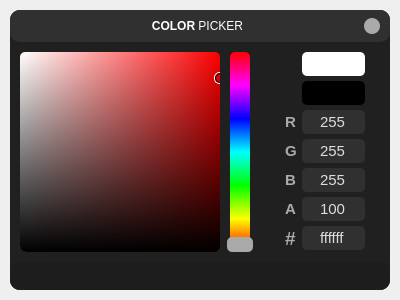
<?xml version="1.0" encoding="UTF-8"?>
<ui version="4.0">
 <class>ColorPicker</class>
 <widget class="QDialog" name="ColorPicker">
  <property name="geometry">
   <rect>
    <x>0</x>
    <y>0</y>
    <width>400</width>
    <height>300</height>
   </rect>
  </property>
  <property name="sizePolicy">
   <sizepolicy hsizetype="Preferred" vsizetype="Preferred">
    <horstretch>0</horstretch>
    <verstretch>0</verstretch>
   </sizepolicy>
  </property>
  <property name="minimumSize">
   <size>
    <width>400</width>
    <height>300</height>
   </size>
  </property>
  <property name="maximumSize">
   <size>
    <width>400</width>
    <height>300</height>
   </size>
  </property>
  <property name="windowTitle">
   <string>Form</string>
  </property>
  <property name="styleSheet">
   <string notr="true">QWidget{
	background-color: none;
}

/*  LINE EDIT */
QLineEdit{
	color: rgb(221, 221, 221);
	background-color: #303030;
	border: 2px solid #303030;
	border-radius: 5px;
	selection-color: rgb(16, 16, 16);
	selection-background-color: rgb(221, 51, 34);
	font-family: Segoe UI;
	font-size: 11pt;
}
QLineEdit::focus{
	border-color: #aaaaaa;
}

/* PUSH BUTTON */
QPushButton{
	border: 2px solid #aaa;
	border-radius: 5px;
	font-family: Segoe UI;
	font-size: 9pt;
	font-weight: bold;
	color: #ccc;
	width: 100px;
}
QPushButton:hover{
	border: 2px solid #aaa;
	color: #222;
	background-color: #aaa;
}
QPushButton:pressed{
	border: 2px solid #aaa;
	color: #222;
	background-color: #aaa;
}</string>
  </property>
  <layout class="QVBoxLayout" name="verticalLayout">
   <property name="spacing">
    <number>0</number>
   </property>
   <property name="leftMargin">
    <number>10</number>
   </property>
   <property name="topMargin">
    <number>10</number>
   </property>
   <property name="rightMargin">
    <number>10</number>
   </property>
   <property name="bottomMargin">
    <number>10</number>
   </property>
   <item>
    <widget class="QFrame" name="drop_shadow_frame">
     <property name="styleSheet">
      <string notr="true">QFrame{
background-color: #202020;
border-radius: 10px;
}</string>
     </property>
     <property name="frameShape">
      <enum>QFrame::StyledPanel</enum>
     </property>
     <property name="frameShadow">
      <enum>QFrame::Raised</enum>
     </property>
     <layout class="QVBoxLayout" name="verticalLayout_3">
      <property name="spacing">
       <number>10</number>
      </property>
      <property name="leftMargin">
       <number>0</number>
      </property>
      <property name="topMargin">
       <number>0</number>
      </property>
      <property name="rightMargin">
       <number>0</number>
      </property>
      <property name="bottomMargin">
       <number>0</number>
      </property>
      <item>
       <widget class="QFrame" name="title_bar">
        <property name="minimumSize">
         <size>
          <width>0</width>
          <height>32</height>
         </size>
        </property>
        <property name="styleSheet">
         <string notr="true">background-color: rgb(48, 48, 48);</string>
        </property>
        <property name="frameShape">
         <enum>QFrame::StyledPanel</enum>
        </property>
        <property name="frameShadow">
         <enum>QFrame::Raised</enum>
        </property>
        <layout class="QHBoxLayout" name="horizontalLayout_2">
         <property name="spacing">
          <number>5</number>
         </property>
         <property name="leftMargin">
          <number>10</number>
         </property>
         <property name="topMargin">
          <number>0</number>
         </property>
         <property name="rightMargin">
          <number>10</number>
         </property>
         <property name="bottomMargin">
          <number>0</number>
         </property>
         <item>
          <spacer name="horizontalSpacer">
           <property name="orientation">
            <enum>Qt::Horizontal</enum>
           </property>
           <property name="sizeType">
            <enum>QSizePolicy::Fixed</enum>
           </property>
           <property name="sizeHint" stdset="0">
            <size>
             <width>16</width>
             <height>0</height>
            </size>
           </property>
          </spacer>
         </item>
         <item>
          <widget class="QLabel" name="window_title">
           <property name="sizePolicy">
            <sizepolicy hsizetype="Preferred" vsizetype="Preferred">
             <horstretch>0</horstretch>
             <verstretch>0</verstretch>
            </sizepolicy>
           </property>
           <property name="maximumSize">
            <size>
             <width>16777215</width>
             <height>16777215</height>
            </size>
           </property>
           <property name="styleSheet">
            <string notr="true">QLabel{
	color: #fff;
	font-family: Segoe UI;
	font-size: 9pt;
}</string>
           </property>
           <property name="text">
            <string>&lt;strong&gt;COLOR&lt;/strong&gt; PICKER</string>
           </property>
           <property name="alignment">
            <set>Qt::AlignCenter</set>
           </property>
          </widget>
         </item>
         <item>
          <widget class="QPushButton" name="exit_btn">
           <property name="minimumSize">
            <size>
             <width>16</width>
             <height>16</height>
            </size>
           </property>
           <property name="maximumSize">
            <size>
             <width>16</width>
             <height>16</height>
            </size>
           </property>
           <property name="focusPolicy">
            <enum>Qt::NoFocus</enum>
           </property>
           <property name="styleSheet">
            <string notr="true">QPushButton{
	border: none;
	background-color: #aaaaaa;
	border-radius: 8px
}
QPushButton:hover{
	background-color: #666666;
}</string>
           </property>
           <property name="text">
            <string/>
           </property>
           <property name="icon">
            <iconset resource="img.qrc">
             <normaloff>:/img/exit.ico</normaloff>:/img/exit.ico</iconset>
           </property>
           <property name="iconSize">
            <size>
             <width>12</width>
             <height>12</height>
            </size>
           </property>
          </widget>
         </item>
        </layout>
       </widget>
      </item>
      <item>
       <widget class="QFrame" name="content_bar">
        <property name="layoutDirection">
         <enum>Qt::LeftToRight</enum>
        </property>
        <property name="styleSheet">
         <string notr="true">QWidget{
border-radius: 5px
}
#color_view{
	border-bottom-left-radius: 7px;
	border-bottom-right-radius: 7px;
}
#black_overlay{
	border-bottom-left-radius: 6px;
	border-bottom-right-radius: 6px;
}</string>
        </property>
        <property name="frameShape">
         <enum>QFrame::StyledPanel</enum>
        </property>
        <property name="frameShadow">
         <enum>QFrame::Raised</enum>
        </property>
        <layout class="QHBoxLayout" name="horizontalLayout">
         <property name="spacing">
          <number>10</number>
         </property>
         <property name="leftMargin">
          <number>10</number>
         </property>
         <property name="topMargin">
          <number>0</number>
         </property>
         <property name="rightMargin">
          <number>10</number>
         </property>
         <property name="bottomMargin">
          <number>0</number>
         </property>
         <item>
          <widget class="QFrame" name="color_view">
           <property name="minimumSize">
            <size>
             <width>200</width>
             <height>200</height>
            </size>
           </property>
           <property name="maximumSize">
            <size>
             <width>200</width>
             <height>200</height>
            </size>
           </property>
           <property name="styleSheet">
            <string notr="true">/* ALL CHANGES HERE WILL BE OVERWRITTEN */;
background-color: qlineargradient(x1:1, x2:0, stop:0 hsl(0%,100%,50%), stop:1 rgba(255, 255, 255, 255));

</string>
           </property>
           <property name="frameShape">
            <enum>QFrame::StyledPanel</enum>
           </property>
           <property name="frameShadow">
            <enum>QFrame::Raised</enum>
           </property>
           <layout class="QVBoxLayout" name="verticalLayout_2">
            <property name="spacing">
             <number>0</number>
            </property>
            <property name="leftMargin">
             <number>0</number>
            </property>
            <property name="topMargin">
             <number>0</number>
            </property>
            <property name="rightMargin">
             <number>0</number>
            </property>
            <property name="bottomMargin">
             <number>0</number>
            </property>
            <item>
             <widget class="QFrame" name="black_overlay">
              <property name="styleSheet">
               <string notr="true">background-color: qlineargradient(spread:pad, x1:0, y1:0, x2:0, y2:1, stop:0 rgba(0, 0, 0, 0), stop:1 rgba(0, 0, 0, 255));


</string>
              </property>
              <property name="frameShape">
               <enum>QFrame::StyledPanel</enum>
              </property>
              <property name="frameShadow">
               <enum>QFrame::Raised</enum>
              </property>
              <widget class="QFrame" name="selector">
               <property name="geometry">
                <rect>
                 <x>194</x>
                 <y>20</y>
                 <width>12</width>
                 <height>12</height>
                </rect>
               </property>
               <property name="minimumSize">
                <size>
                 <width>12</width>
                 <height>12</height>
                </size>
               </property>
               <property name="maximumSize">
                <size>
                 <width>12</width>
                 <height>12</height>
                </size>
               </property>
               <property name="styleSheet">
                <string notr="true">background-color:none;
border: 1px solid white;
border-radius: 5px;</string>
               </property>
               <property name="frameShape">
                <enum>QFrame::StyledPanel</enum>
               </property>
               <property name="frameShadow">
                <enum>QFrame::Raised</enum>
               </property>
               <widget class="QLabel" name="black_ring">
                <property name="geometry">
                 <rect>
                  <x>1</x>
                  <y>1</y>
                  <width>10</width>
                  <height>10</height>
                 </rect>
                </property>
                <property name="minimumSize">
                 <size>
                  <width>10</width>
                  <height>10</height>
                 </size>
                </property>
                <property name="maximumSize">
                 <size>
                  <width>10</width>
                  <height>10</height>
                 </size>
                </property>
                <property name="baseSize">
                 <size>
                  <width>10</width>
                  <height>10</height>
                 </size>
                </property>
                <property name="styleSheet">
                 <string notr="true">background-color: none;
border: 1px solid black;
border-radius: 5px;</string>
                </property>
                <property name="text">
                 <string/>
                </property>
               </widget>
              </widget>
             </widget>
            </item>
           </layout>
          </widget>
         </item>
         <item>
          <widget class="QFrame" name="frame_2">
           <property name="minimumSize">
            <size>
             <width>40</width>
             <height>0</height>
            </size>
           </property>
           <property name="styleSheet">
            <string notr="true"/>
           </property>
           <property name="frameShape">
            <enum>QFrame::StyledPanel</enum>
           </property>
           <property name="frameShadow">
            <enum>QFrame::Raised</enum>
           </property>
           <widget class="QFrame" name="hue_bg">
            <property name="geometry">
             <rect>
              <x>10</x>
              <y>0</y>
              <width>20</width>
              <height>200</height>
             </rect>
            </property>
            <property name="minimumSize">
             <size>
              <width>20</width>
              <height>200</height>
             </size>
            </property>
            <property name="styleSheet">
             <string notr="true">background-color: qlineargradient(spread:pad, x1:0, y1:1, x2:0, y2:0, stop:0 rgba(255, 0, 0, 255), stop:0.166 rgba(255, 255, 0, 255), stop:0.333 rgba(0, 255, 0, 255), stop:0.5 rgba(0, 255, 255, 255), stop:0.666 rgba(0, 0, 255, 255), stop:0.833 rgba(255, 0, 255, 255), stop:1 rgba(255, 0, 0, 255));
border-radius: 5px;</string>
            </property>
            <property name="frameShape">
             <enum>QFrame::StyledPanel</enum>
            </property>
            <property name="frameShadow">
             <enum>QFrame::Raised</enum>
            </property>
           </widget>
           <widget class="QLabel" name="hue_selector">
            <property name="geometry">
             <rect>
              <x>7</x>
              <y>185</y>
              <width>26</width>
              <height>15</height>
             </rect>
            </property>
            <property name="minimumSize">
             <size>
              <width>26</width>
              <height>0</height>
             </size>
            </property>
            <property name="styleSheet">
             <string notr="true">background-color: #aaa;
border-radius: 5px;</string>
            </property>
            <property name="text">
             <string/>
            </property>
           </widget>
           <widget class="QFrame" name="hue">
            <property name="geometry">
             <rect>
              <x>7</x>
              <y>0</y>
              <width>26</width>
              <height>200</height>
             </rect>
            </property>
            <property name="minimumSize">
             <size>
              <width>20</width>
              <height>200</height>
             </size>
            </property>
            <property name="styleSheet">
             <string notr="true">background-color: none;</string>
            </property>
            <property name="frameShape">
             <enum>QFrame::StyledPanel</enum>
            </property>
            <property name="frameShadow">
             <enum>QFrame::Raised</enum>
            </property>
           </widget>
          </widget>
         </item>
         <item>
          <widget class="QFrame" name="editfields">
           <property name="minimumSize">
            <size>
             <width>110</width>
             <height>200</height>
            </size>
           </property>
           <property name="maximumSize">
            <size>
             <width>120</width>
             <height>200</height>
            </size>
           </property>
           <property name="styleSheet">
            <string notr="true">QLabel{
	font-family: Segoe UI;
font-weight: bold;
	font-size: 11pt;
	color: #aaaaaa;
	border-radius: 5px;
}
</string>
           </property>
           <property name="frameShape">
            <enum>QFrame::StyledPanel</enum>
           </property>
           <property name="frameShadow">
            <enum>QFrame::Raised</enum>
           </property>
           <layout class="QFormLayout" name="formLayout">
            <property name="horizontalSpacing">
             <number>5</number>
            </property>
            <property name="verticalSpacing">
             <number>5</number>
            </property>
            <property name="leftMargin">
             <number>15</number>
            </property>
            <property name="topMargin">
             <number>0</number>
            </property>
            <property name="rightMargin">
             <number>15</number>
            </property>
            <property name="bottomMargin">
             <number>1</number>
            </property>
            <item row="0" column="1">
             <widget class="QLabel" name="color_vis">
              <property name="minimumSize">
               <size>
                <width>0</width>
                <height>24</height>
               </size>
              </property>
              <property name="styleSheet">
               <string notr="true">/* ALL CHANGES HERE WILL BE OVERWRITTEN */;
background-color: rgb(255, 255, 255);
</string>
              </property>
              <property name="text">
               <string/>
              </property>
             </widget>
            </item>
            <item row="1" column="1">
             <widget class="QLabel" name="lastcolor_vis">
              <property name="minimumSize">
               <size>
                <width>0</width>
                <height>24</height>
               </size>
              </property>
              <property name="styleSheet">
               <string notr="true">/* ALL CHANGES HERE WILL BE OVERWRITTEN */;
background-color: rgb(0, 0, 0);</string>
              </property>
              <property name="text">
               <string/>
              </property>
             </widget>
            </item>
            <item row="2" column="0">
             <widget class="QLabel" name="lbl_red">
              <property name="text">
               <string>R</string>
              </property>
              <property name="buddy">
               <cstring>red</cstring>
              </property>
             </widget>
            </item>
            <item row="2" column="1">
             <widget class="QLineEdit" name="red">
              <property name="text">
               <string>255</string>
              </property>
              <property name="alignment">
               <set>Qt::AlignCenter</set>
              </property>
              <property name="clearButtonEnabled">
               <bool>false</bool>
              </property>
             </widget>
            </item>
            <item row="3" column="0">
             <widget class="QLabel" name="lbl_green">
              <property name="text">
               <string>G</string>
              </property>
              <property name="buddy">
               <cstring>green</cstring>
              </property>
             </widget>
            </item>
            <item row="3" column="1">
             <widget class="QLineEdit" name="green">
              <property name="text">
               <string>255</string>
              </property>
              <property name="alignment">
               <set>Qt::AlignCenter</set>
              </property>
             </widget>
            </item>
            <item row="4" column="0">
             <widget class="QLabel" name="lbl_blue">
              <property name="text">
               <string>B</string>
              </property>
              <property name="buddy">
               <cstring>blue</cstring>
              </property>
             </widget>
            </item>
            <item row="4" column="1">
             <widget class="QLineEdit" name="blue">
              <property name="text">
               <string>255</string>
              </property>
              <property name="alignment">
               <set>Qt::AlignCenter</set>
              </property>
             </widget>
            </item>
            <item row="6" column="0">
             <widget class="QLabel" name="lbl_hex">
              <property name="styleSheet">
               <string notr="true">font-size: 14pt;</string>
              </property>
              <property name="text">
               <string>#</string>
              </property>
              <property name="buddy">
               <cstring>blue</cstring>
              </property>
             </widget>
            </item>
            <item row="6" column="1">
             <widget class="QLineEdit" name="hex">
              <property name="text">
               <string>ffffff</string>
              </property>
              <property name="alignment">
               <set>Qt::AlignCenter</set>
              </property>
             </widget>
            </item>
            <item row="5" column="0">
             <widget class="QLabel" name="lbl_alpha">
              <property name="text">
               <string>A</string>
              </property>
              <property name="buddy">
               <cstring>blue</cstring>
              </property>
             </widget>
            </item>
            <item row="5" column="1">
             <widget class="QLineEdit" name="alpha">
              <property name="text">
               <string>100</string>
              </property>
              <property name="alignment">
               <set>Qt::AlignCenter</set>
              </property>
             </widget>
            </item>
           </layout>
          </widget>
         </item>
        </layout>
       </widget>
      </item>
      <item>
       <widget class="QFrame" name="button_bar">
        <property name="sizePolicy">
         <sizepolicy hsizetype="Preferred" vsizetype="Expanding">
          <horstretch>0</horstretch>
          <verstretch>0</verstretch>
         </sizepolicy>
        </property>
        <property name="styleSheet">
         <string notr="true">QFrame{
background-color: #1d1d1d;
padding: 5px
}
</string>
        </property>
        <property name="frameShape">
         <enum>QFrame::StyledPanel</enum>
        </property>
        <property name="frameShadow">
         <enum>QFrame::Raised</enum>
        </property>
        <layout class="QHBoxLayout" name="horizontalLayout_3">
         <property name="spacing">
          <number>10</number>
         </property>
         <property name="leftMargin">
          <number>100</number>
         </property>
         <property name="topMargin">
          <number>0</number>
         </property>
         <property name="rightMargin">
          <number>100</number>
         </property>
         <property name="bottomMargin">
          <number>0</number>
         </property>
        </layout>
       </widget>
      </item>
     </layout>
    </widget>
   </item>
  </layout>
 </widget>
 <layoutdefault spacing="5" margin="10"/>
 <tabstops>
  <tabstop>red</tabstop>
  <tabstop>green</tabstop>
  <tabstop>blue</tabstop>
 </tabstops>
 <resources>
  <include location="img.qrc"/>
 </resources>
 <connections/>
</ui>
